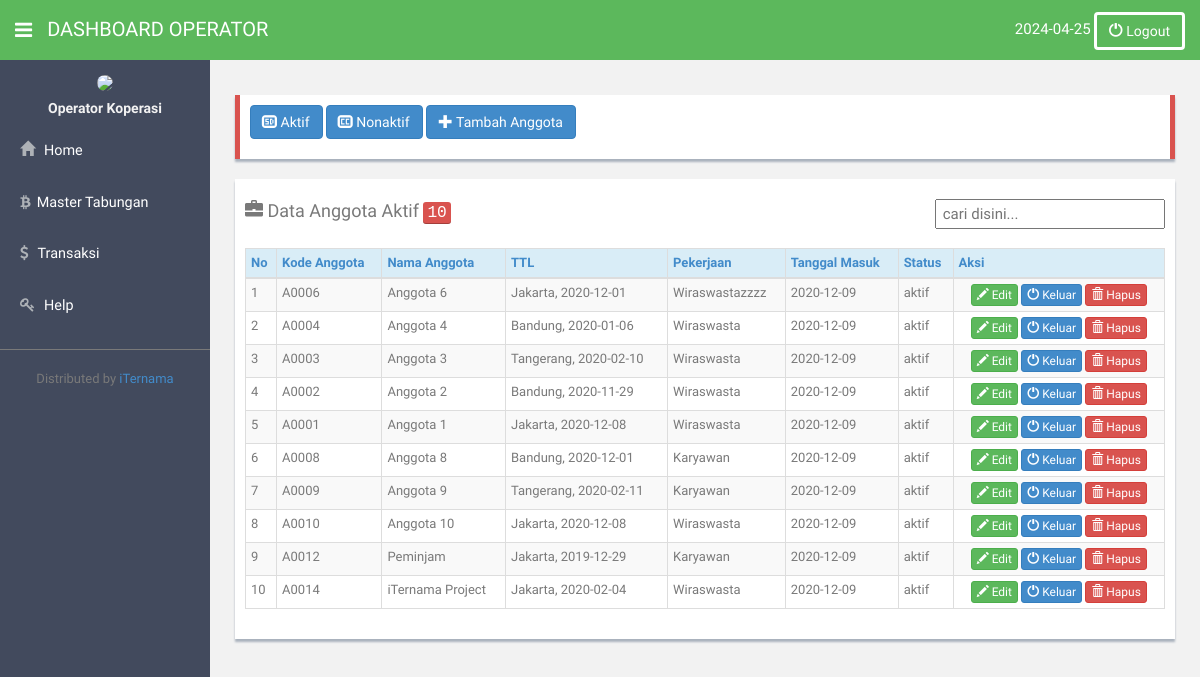
/koperasi/index.php?pilih=1.2&aksi=aktif (signed in), run on the app's committed database.
### tables this page shows
CREATE TABLE `t_anggota` (
  `kode_anggota` char(5) NOT NULL,
  `kode_tabungan` int(11) NOT NULL,
  `nama_anggota` varchar(50) NOT NULL,
  `alamat_anggota` varchar(100) NOT NULL,
  `jenis_kelamin` varchar(10) NOT NULL,
  `pekerjaan` varchar(50) NOT NULL,
  `tgl_masuk` date NOT NULL,
  `telp` varchar(12) NOT NULL,
  `tempat_lahir` varchar(20) NOT NULL,
  `tgl_lahir` date NOT NULL,
  `status` varchar(10) NOT NULL,
  `u_entry` varchar(50) NOT NULL,
  `tgl_entri` date NOT NULL
);

### koperasi/anggota/mst_anggota.php (the view, shortened to what this page needs)
<?php
	include "config/koneksi.php";
	$aksi=isset($_GET['aksi']) ? $_GET['aksi'] : '';
?>
<head>
</head>
<?php
	if(empty($aksi)){
?>
<body>
<div class="row mt">
 <div class="col-lg-12">
 <div class="form-panel" style="border-left:5px solid#d9534f;border-right:5px solid#d9534f;">
    <p><a class="btn btn-primary" href="index.php?pilih=1.2&aksi=aktif"><i class="glyphicon glyphicon-sd-video"></i> Aktif</a> <a class="btn btn-primary" href="index.php?pilih=1.2&aksi=keluar"><i class="glyphicon glyphicon-subtitles"></i> Nonaktif</a> <a href="?pilih=1.2&aksi=tambah" class="btn btn-primary"><span class='glyphicon glyphicon-plus'></span> Tambah Anggota</a>
                    </p>
  </div>
</div>
</div>
<div class="row">
                <div class="col-lg-12">
                    <div class="form-panel">
                    <h4 class="mb"><span class='glyphicon glyphicon-briefcase'></span> Data Anggota
                    <?php
                        $am=mysqli_query($koneksi,"SELECT *from t_anggota");
                        $jum=mysqli_num_rows($am);
                    echo'<kbd style="background-color:#d9534f;">'.$jum.'</kbd>';?>
                    <span style="float:right;">
                    <input type="text" id="cari" style="width:230px;height:30px;font-size:15px;" placeholder=" cari disini...">
                      </span></h4>
                    <form class="form-inline" role="form">
                        <table class="table table-bordered table-striped table-condensed">
                          <thead>
                          <tr class="info">
				             <th><a href="#">No</a></th>
				             <th><a href="#">Kode Anggota</a></th>
				             <th><a href="#">Nama Anggota</a></th>
                      <th><a href="#">TTL</a></th>
				             <th><a href="#">Pekerjaan</a></th>
				             <th><a href="#">Tanggal Masuk</a></th>
                     <th><a href="#">Status</a></th>
				                  </tr>
                      </thead>
                      <tbody id="fbody">
                      <?php
                      $query=mysqli_query($koneksi,"SELECT * FROM t_anggota");
                      $no=1;
                      while($data=mysqli_fetch_array($query)){
					  ?>
				    	<tr>
							<td><?php echo $no;?></td>
				            <td><?php echo $data['kode_anggota'];?></td>
				            <td><?php echo $data['nama_anggota'];?></td>
                    <td><?php echo $data['tempat_lahir'];?>, <?php echo $data['tgl_lahir'];?></td>
				            <td><?php echo $data['pekerjaan'];?></td>
				            <td><?php echo $data['tgl_masuk'];?></td>
                    <td><?php echo $data['status'];?></td>
				        </tr>
					<?php
						$no++;}
					?>
						</tbody> </table>
                    </div>
                </div>
</div>
<?php
} else if($aksi=='aktif'){
?>
<div class="row mt">
 <div class="col-lg-12">
 <div class="form-panel" style="border-left:5px solid#d9534f;border-right:5px solid#d9534f;">
    <p><a class="btn btn-primary" href="index.php?pilih=1.2&aksi=aktif"><i class="glyphicon glyphicon-sd-video"></i> Aktif</a> <a class="btn btn-primary" href="index.php?pilih=1.2&aksi=keluar"><i class="glyphicon glyphicon-subtitles"></i> Nonaktif</a> <a href="?pilih=1.2&aksi=tambah" class="btn btn-primary"><span class='glyphicon glyphicon-plus'></span> Tambah Anggota</a>
                    </p>
  </div>
</div>
</div>
<div class="row">
                <div class="col-lg-12">
                    <div class="form-panel">
                    <h4 class="mb"><span class='glyphicon glyphicon-briefcase'></span> Data Anggota Aktif
                    <?php
                        $am=mysqli_query($koneksi,"SELECT *from t_anggota where status='aktif'");
                        $jum=mysqli_num_rows($am);
                    echo'<kbd style="background-color:#d9534f;">'.$jum.'</kbd>';?>
                    <span style="float:right;">
                    <input type="text" id="cari" style="width:230px;height:30px;font-size:15px;" placeholder=" cari disini...">
                      </span></h4>
                    <form class="form-inline" role="form">
                        <table class="table table-bordered table-striped table-condensed">
                          <thead>
                          <tr class="info">
                     <th><a href="#">No</a></th>
                     <th><a href="#">Kode Anggota</a></th>
                     <th><a href="#">Nama Anggota</a></th>
                      <th><a href="#">TTL</a></th>
                     <th><a href="#">Pekerjaan</a></th>
                     <th><a href="#">Tanggal Masuk</a></th>
                     <th><a href="#">Status</a></th>
                     <th colspan="3"><a>Aksi</a></th>
                          </tr>
                      </thead>
                      <tbody id="fbody">
                      <?php
                      $query=mysqli_query($koneksi,"SELECT * FROM t_anggota where status='aktif'");
                      $no=1;
                      while($data=mysqli_fetch_array($query)){
            ?>
              <tr>
              <td><?php echo $no;?></td>
                    <td><?php echo $data['kode_anggota'];?></td>
                    <td><?php echo $data['nama_anggota'];?></td>
                    <td><?php echo $data['tempat_lahir'];?>, <?php echo $data['tgl_lahir'];?></td>
                    <td><?php echo $data['pekerjaan'];?></td>
                    <td><?php echo $data['tgl_masuk'];?></td>
                    <td><?php echo $data['status'];?></td>
                    <td align="center">
          <a class="btn btn-success btn-xs" href="index.php?pilih=1.2&aksi=ubah&kode_anggota=<?php echo $data['kode_anggota'];?>"><i class="glyphicon glyphicon-pencil"></i> Edit</a>
            <a class="btn btn-primary btn-xs" href="anggota/proses_anggota.php?pros=keluar&kode_anggota=<?php echo $data['kode_anggota'];?>"><i class="glyphicon glyphicon-off"></i> Keluar</a>
             <a class="btn btn-danger btn-xs" href="anggota/proses_anggota.php?pros=hapus&kode_anggota=<?php echo $data['kode_anggota'];?>"><i class="glyphicon glyphicon-trash"></i> Hapus</a>
             </td>
                </tr>
          <?php
            $no++;}
          ?>
            </tbody> </table>
                    </div>
                </div>
</div>
<?php } else if($aksi=='keluar'){
?>
<div class="row mt">
 <div class="col-lg-12">
 <div class="form-panel" style="border-left:5px solid#d9534f;border-right:5px solid#d9534f;">
    <p><a class="btn btn-primary" href="index.php?pilih=1.2&aksi=aktif"><i class="glyphicon glyphicon-sd-video"></i> Aktif</a> <a class="btn btn-primary" href="index.php?pilih=1.2&aksi=keluar"><i class="glyphicon glyphicon-subtitles"></i> Nonaktif</a> <a href="?pilih=1.2&aksi=tambah" class="btn btn-primary"><span class='glyphicon glyphicon-plus'></span> Tambah Anggota</a>
                    </p>
  </div>
</div>
</div>
<div class="row">
                <div class="col-lg-12">
                    <div class="form-panel">
                    <h4 class="mb"><span class='glyphicon glyphicon-briefcase'></span> Data Anggota Keluar
                    <?php
                        $am=mysqli_query($koneksi,"SELECT *from t_anggota where status='keluar'");
                        $jum=mysqli_num_rows($am);
                    echo'<kbd style="background-color:#d9534f;">'.$jum.'</kbd>';?>
                    <span style="float:right;">
                    <input type="text" id="cari" style="width:230px;height:30px;font-size:15px;" placeholder=" cari disini...">
                      </span></h4>
                    <form class="form-inline" role="form">
                        <table class="table table-bordered table-striped table-condensed">
                          <thead>
                          <tr class="info">
                     <th><a href="#">No</a></th>
                     <th><a href="#">Kode Anggota</a></th>
                     <th><a href="#">Nama Anggota</a></th>
                      <th><a href="#">TTL</a></th>
                     <th><a href="#">Pekerjaan</a></th>
                     <th><a href="#">Tanggal Masuk</a></th>
                     <th><a href="#">Status</a></th>
                     <th colspan="3"><a>Aksi</a></th>
                          </tr>
                      </thead>
                      <tbody id="fbody">
                      <?php
                      $query=mysqli_query($koneksi,"SELECT * FROM t_anggota where status='keluar'");
                      $no=1;
                      while($data=mysqli_fetch_array($query)){
            ?>
              <tr>
              <td><?php echo $no;?></td>
                    <td><?php echo $data['kode_anggota'];?></td>
                    <td><?php echo $data['nama_anggota'];?></td>
                    <td><?php echo $data['tempat_lahir'];?>, <?php echo $data['tgl_lahir'];?></td>
                    <td><?php echo $data['pekerjaan'];?></td>
                    <td><?php echo $data['tgl_masuk'];?></td>
                    <td><?php echo $data['status'];?></td>
                    <td align="center">
          <script type="text/javascript">
    function hapus(){
    var msg = confirm("Jika anda menghapus data ini ,seluruh transaksi data ini juga akan dihapus. Anda Yakin ?");
    if(msg==true){
    window.location="anggota/proses_anggota.php?pros=keluar&kode_anggota=<?php echo $data['kode_anggota'];?>";
    }
    else{
    }
    }
    </script>
            <a class="btn btn-danger btn-xs" href="anggota/proses_anggota.php?pros=hapus&kode_anggota=<?php echo $data['kode_anggota'];?>"><i class="glyphicon glyphicon-off"></i> Hapus</a>
              </td>
                </tr>
          <?php
            $no++;}
          ?>
            </tbody> </table>
                    </div>
                </div>
</div>
<?php } ?>

### Theme/assets/css/style.css (style rules this page uses)
body { color: #797979; background: #f2f2f2; font-family: 'Ruda', sans-serif; padding: 0px !important; margin: 0px !important; font-size:13px; }
a, a:hover, a:focus { text-decoration: none; outline: none; }
.mt { margin-top: 25px; }
.mb { margin-bottom: 25px; }
.form-panel { background: #ffffff; margin: 10px; padding: 10px; box-shadow: 0px 3px 2px #aab2bd; text-align: left; }

### data on the page
t_anggota: kode_anggota "A0006", nama_anggota "Anggota 6", tempat_lahir "Jakarta", tgl_lahir "2020-12-01", pekerjaan "Wiraswastazzzz", tgl_masuk "2020-12-09", status "aktif"
t_anggota: kode_anggota "A0004", nama_anggota "Anggota 4", tempat_lahir "Bandung", tgl_lahir "2020-01-06", pekerjaan "Wiraswasta", tgl_masuk "2020-12-09", status "aktif"
t_anggota: kode_anggota "A0003", nama_anggota "Anggota 3", tempat_lahir "Tangerang", tgl_lahir "2020-02-10", pekerjaan "Wiraswasta", tgl_masuk "2020-12-09", status "aktif"
t_anggota: kode_anggota "A0002", nama_anggota "Anggota 2", tempat_lahir "Bandung", tgl_lahir "2020-11-29", pekerjaan "Wiraswasta", tgl_masuk "2020-12-09", status "aktif"
t_anggota: kode_anggota "A0001", nama_anggota "Anggota 1", tempat_lahir "Jakarta", tgl_lahir "2020-12-08", pekerjaan "Wiraswasta", tgl_masuk "2020-12-09", status "aktif"
t_anggota: kode_anggota "A0008", nama_anggota "Anggota 8", tempat_lahir "Bandung", tgl_lahir "2020-12-01", pekerjaan "Karyawan", tgl_masuk "2020-12-09", status "aktif"
t_anggota: kode_anggota "A0009", nama_anggota "Anggota 9", tempat_lahir "Tangerang", tgl_lahir "2020-02-11", pekerjaan "Karyawan", tgl_masuk "2020-12-09", status "aktif"
t_anggota: kode_anggota "A0010", nama_anggota "Anggota 10", tempat_lahir "Jakarta", tgl_lahir "2020-12-08", pekerjaan "Wiraswasta", tgl_masuk "2020-12-09", status "aktif"
t_anggota: kode_anggota "A0012", nama_anggota "Peminjam", tempat_lahir "Jakarta", tgl_lahir "2019-12-29", pekerjaan "Karyawan", tgl_masuk "2020-12-09", status "aktif"
t_anggota: kode_anggota "A0014", nama_anggota "iTernama Project", tempat_lahir "Jakarta", tgl_lahir "2020-02-04", pekerjaan "Wiraswasta", tgl_masuk "2020-12-09", status "aktif"

### other printed values
$_SESSION['level'] "OPERATOR"
$_SESSION['kopname'] "Operator Koperasi"
$jum "10"
